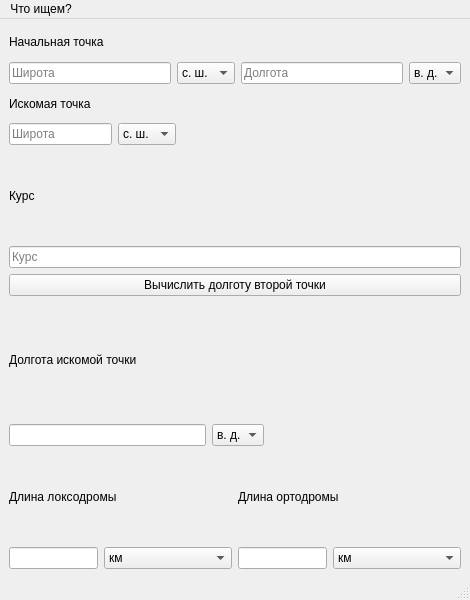
<?xml version="1.0" encoding="UTF-8"?>
<ui version="4.0">
 <class>SecondWindow</class>
 <widget class="QMainWindow" name="SecondWindow">
  <property name="geometry">
   <rect>
    <x>0</x>
    <y>0</y>
    <width>470</width>
    <height>600</height>
   </rect>
  </property>
  <property name="windowTitle">
   <string>Калькулятор локсодромы</string>
  </property>
  <widget class="QWidget" name="centralwidget">
   <layout class="QVBoxLayout" name="verticalLayout_5">
    <item>
     <layout class="QVBoxLayout" name="verticalLayout">
      <item>
       <widget class="QLabel" name="label">
        <property name="text">
         <string>Начальная точка</string>
        </property>
       </widget>
      </item>
      <item>
       <layout class="QHBoxLayout" name="horizontalLayout">
        <item>
         <widget class="QLineEdit" name="start_latitude_line">
          <property name="placeholderText">
           <string>Широта</string>
          </property>
         </widget>
        </item>
        <item>
         <widget class="QComboBox" name="start_latitude_hemisphere_box">
          <item>
           <property name="text">
            <string>с. ш.</string>
           </property>
          </item>
          <item>
           <property name="text">
            <string>ю. ш.</string>
           </property>
          </item>
         </widget>
        </item>
        <item>
         <widget class="QLineEdit" name="start_longitude_line">
          <property name="placeholderText">
           <string>Долгота</string>
          </property>
         </widget>
        </item>
        <item>
         <widget class="QComboBox" name="start_longitude_hemisphere_box">
          <item>
           <property name="text">
            <string>в. д.</string>
           </property>
          </item>
          <item>
           <property name="text">
            <string>з. д.</string>
           </property>
          </item>
         </widget>
        </item>
       </layout>
      </item>
      <item>
       <widget class="QLabel" name="label_2">
        <property name="text">
         <string>Искомая точка</string>
        </property>
       </widget>
      </item>
      <item>
       <layout class="QHBoxLayout" name="horizontalLayout_2">
        <item>
         <widget class="QLineEdit" name="assigned_latitude_line">
          <property name="placeholderText">
           <string>Широта</string>
          </property>
         </widget>
        </item>
        <item>
         <widget class="QComboBox" name="assigned_latitude_hemisphere_box">
          <item>
           <property name="text">
            <string>с. ш.</string>
           </property>
          </item>
          <item>
           <property name="text">
            <string>ю. ш.</string>
           </property>
          </item>
         </widget>
        </item>
        <item>
         <spacer name="horizontalSpacer">
          <property name="orientation">
           <enum>Qt::Orientation::Horizontal</enum>
          </property>
          <property name="sizeType">
           <enum>QSizePolicy::Policy::Expanding</enum>
          </property>
          <property name="sizeHint" stdset="0">
           <size>
            <width>290</width>
            <height>20</height>
           </size>
          </property>
         </spacer>
        </item>
       </layout>
      </item>
     </layout>
    </item>
    <item>
     <layout class="QVBoxLayout" name="verticalLayout_4">
      <item>
       <widget class="QLabel" name="label_3">
        <property name="text">
         <string>Курс</string>
        </property>
       </widget>
      </item>
      <item>
       <widget class="QLineEdit" name="course_line">
        <property name="placeholderText">
         <string>Курс</string>
        </property>
       </widget>
      </item>
     </layout>
    </item>
    <item>
     <widget class="QPushButton" name="calculate_longitude_button">
      <property name="text">
       <string>Вычислить долготу второй точки</string>
      </property>
     </widget>
    </item>
    <item>
     <widget class="QLabel" name="label_5">
      <property name="text">
       <string>Долгота искомой точки</string>
      </property>
     </widget>
    </item>
    <item>
     <layout class="QHBoxLayout" name="horizontalLayout_6">
      <item>
       <widget class="QLineEdit" name="unknown_longitude_line">
        <property name="readOnly">
         <bool>true</bool>
        </property>
       </widget>
      </item>
      <item>
       <widget class="QComboBox" name="unknown_longitude_hemisphere_box">
        <item>
         <property name="text">
          <string>в. д.</string>
         </property>
        </item>
        <item>
         <property name="text">
          <string>з. д.</string>
         </property>
        </item>
       </widget>
      </item>
      <item>
       <spacer name="horizontalSpacer_2">
        <property name="orientation">
         <enum>Qt::Orientation::Horizontal</enum>
        </property>
        <property name="sizeHint" stdset="0">
         <size>
          <width>40</width>
          <height>20</height>
         </size>
        </property>
       </spacer>
      </item>
     </layout>
    </item>
    <item>
     <layout class="QHBoxLayout" name="horizontalLayout_3">
      <item>
       <layout class="QVBoxLayout" name="verticalLayout_2">
        <item>
         <widget class="QLabel" name="label_4">
          <property name="text">
           <string>Длина локсодромы</string>
          </property>
         </widget>
        </item>
        <item>
         <layout class="QHBoxLayout" name="horizontalLayout_4">
          <item>
           <widget class="QLineEdit" name="loxodrome_length_line">
            <property name="enabled">
             <bool>true</bool>
            </property>
            <property name="readOnly">
             <bool>true</bool>
            </property>
           </widget>
          </item>
          <item>
           <widget class="QComboBox" name="units_of_loxodrome_measurement_box">
            <item>
             <property name="text">
              <string>км</string>
             </property>
            </item>
            <item>
             <property name="text">
              <string>морские мили</string>
             </property>
            </item>
            <item>
             <property name="text">
              <string>сухопутные мили</string>
             </property>
            </item>
           </widget>
          </item>
         </layout>
        </item>
       </layout>
      </item>
      <item>
       <layout class="QVBoxLayout" name="verticalLayout_6">
        <item>
         <widget class="QLabel" name="label_6">
          <property name="text">
           <string>Длина ортодромы</string>
          </property>
         </widget>
        </item>
        <item>
         <layout class="QHBoxLayout" name="horizontalLayout_5">
          <item>
           <widget class="QLineEdit" name="orthodrome_length_line">
            <property name="readOnly">
             <bool>true</bool>
            </property>
           </widget>
          </item>
          <item>
           <widget class="QComboBox" name="units_of_orthodrome_measurement_box">
            <item>
             <property name="text">
              <string>км</string>
             </property>
            </item>
            <item>
             <property name="text">
              <string>морские мили</string>
             </property>
            </item>
            <item>
             <property name="text">
              <string>сухопутные мили</string>
             </property>
            </item>
           </widget>
          </item>
         </layout>
        </item>
       </layout>
      </item>
     </layout>
    </item>
   </layout>
  </widget>
  <widget class="QMenuBar" name="menubar">
   <property name="geometry">
    <rect>
     <x>0</x>
     <y>0</y>
     <width>470</width>
     <height>26</height>
    </rect>
   </property>
   <widget class="QMenu" name="menu">
    <property name="title">
     <string>Что ищем?</string>
    </property>
    <addaction name="action"/>
    <addaction name="action_2"/>
   </widget>
   <addaction name="menu"/>
  </widget>
  <widget class="QStatusBar" name="statusbar"/>
  <action name="action">
   <property name="text">
    <string>Курс по начальной и конечной точкам</string>
   </property>
  </action>
  <action name="action_2">
   <property name="text">
    <string>Долготу по начальной точке и курсу</string>
   </property>
  </action>
 </widget>
 <resources/>
 <connections/>
</ui>
